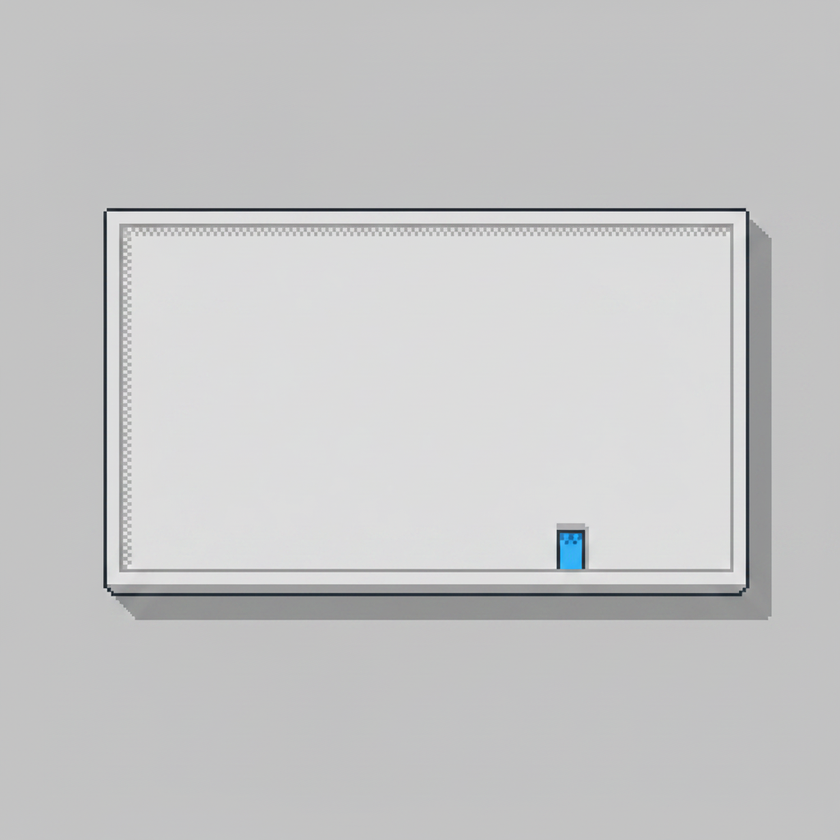
#> input picture resources/assets/buildings_topdown/中正圖書館.png, 840 x 840 px, shrunk from 1024 x 1024 before the run; its folder holds only this picture in this run
$ python trim_tiles.py
#> lines starting #> are read from the running program, lines starting #| are printed output that depends on the picture
#!/usr/bin/env python3
"""一次性前處理：把 resources/assets/buildings_topdown/ 內每張 PNG 的灰底
留白裁掉，並將裁切結果存到 resources/assets/buildings_topdown_trimmed/。

裁切後的 PNG 就是要匯入 Tiled 當作建築 tile 集合的素材。因為灰底已移除，
Tiled 裡看到的圖像正好就是建築的佔地範圍，畫布上對齊好的樣子就等同於
tiled_to_world.py 會貼到 worldmap.png 上的結果。

用法：
    python3 tools/trim_tiles.py
"""
from PIL import Image, ImageDraw
from pathlib import Path

ROOT = Path(__file__).resolve().parent.parent
SRC  = ROOT / "resources/assets/buildings_topdown"
DST  = ROOT / "resources/assets/buildings_topdown_trimmed"
TOL  = 35


def trim(src_path: Path) -> Image.Image:
    """裁掉單張 tile 的灰底並回傳裁切後的圖像。

    參數：
        src_path：來源 PNG 的路徑。
    回傳：
        去背並裁到前景外框的 RGBA Image；若全圖皆被去背則回傳原圖。

    做法：從四個角落以 floodfill 把灰底填成洋紅色哨兵值，再把該哨兵色
    轉成全透明，最後依前景外框 (getbbox) 裁切。
    """
    img = Image.open(src_path).convert("RGB").copy()
#> img is the input picture: PIL image 840x840 RGB; mean R, G, B 198.6, 198.8, 199.3
    w, h = img.size
#> w = 840; h = 840
    SENT = (255, 0, 255)
    for corner in [(0, 0), (w - 1, 0), (0, h - 1), (w - 1, h - 1)]:
        ImageDraw.floodfill(img, corner, SENT, thresh=TOL)
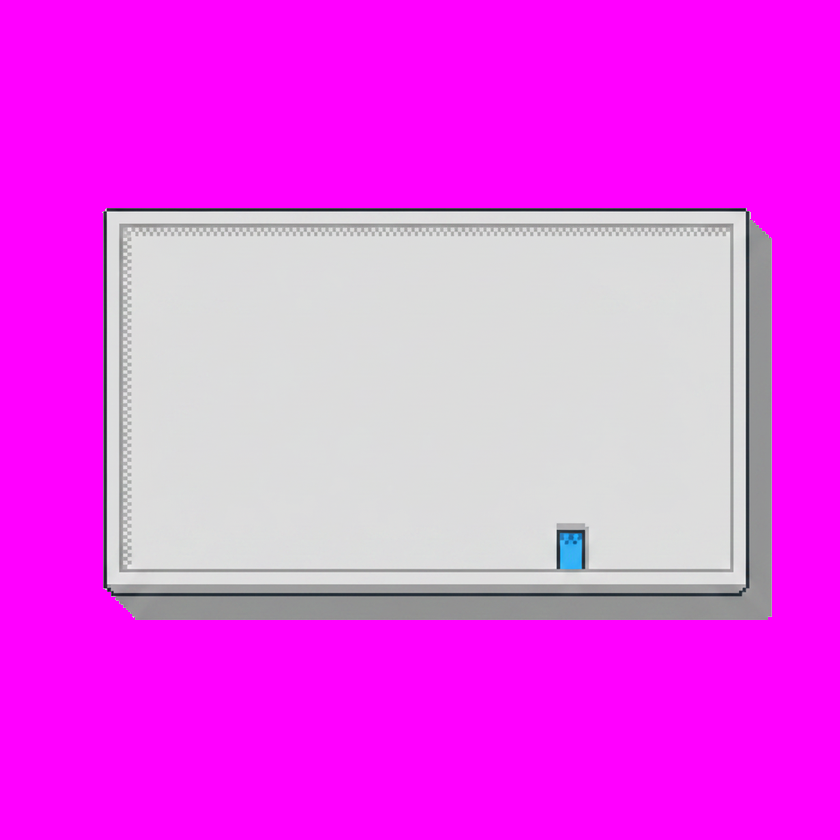
#> img: PIL image 840x840 RGB; mean R, G, B 235.7, 80.1, 236.2
    rgba = img.convert("RGBA")
    px = list(rgba.getdata())
#> px = 705600 items
    rgba.putdata([
        (255, 255, 255, 0) if (p[0] > 240 and p[1] < 40 and p[2] > 240) else p
        for p in px
    ])
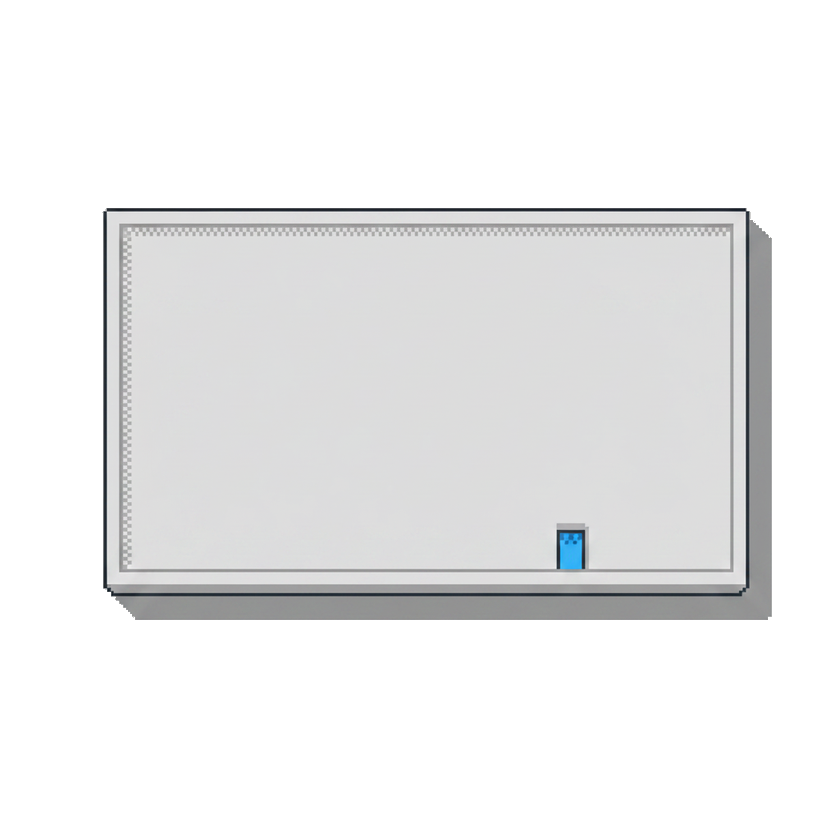
#> rgba: PIL image 840x840 RGBA; mean R, G, B, A 235.7, 235.9, 236.2, 99.2; transparent parts drawn white
    bbox = rgba.getbbox()
#> bbox = (102, 208, 772, 620)
    return rgba.crop(bbox) if bbox else rgba
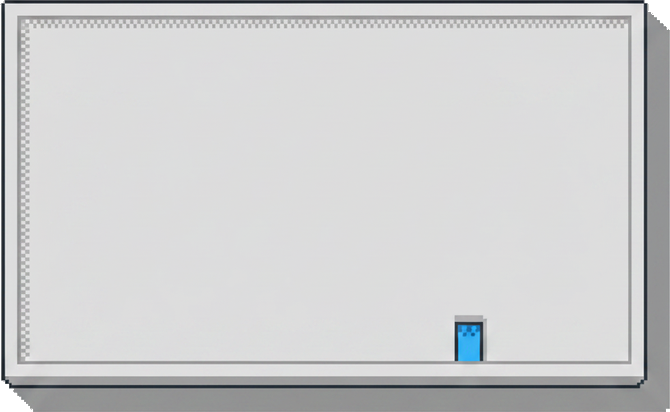
#> returned value: PIL image 670x412 RGBA; mean R, G, B, A 205.6, 206.2, 206.8, 253.7; transparent parts drawn white


def main():
    """主流程：批次裁切 SRC 內所有 PNG 並輸出到 DST。

    無參數、無回傳值。建立輸出資料夾，略過檔名含 _thumb 的縮圖，
    逐張裁切後存檔並印出尺寸，最後印出處理總數。
    """
    DST.mkdir(exist_ok=True)
    sources = sorted(p for p in SRC.glob("*.png") if "_thumb" not in p.name)
    for src in sources:
        out = DST / src.name
        trimmed = trim(src)
        trimmed.save(out)
        print(f"  {src.name}: -> {trimmed.size[0]}x{trimmed.size[1]}")
#|   中正圖書館.png: -> 670x412
    print(f"\n{len(sources)} tiles trimmed -> {DST.relative_to(ROOT)}")


if __name__ == "__main__":
    main()

$ run again, on resources/assets/buildings_topdown/商學院.png
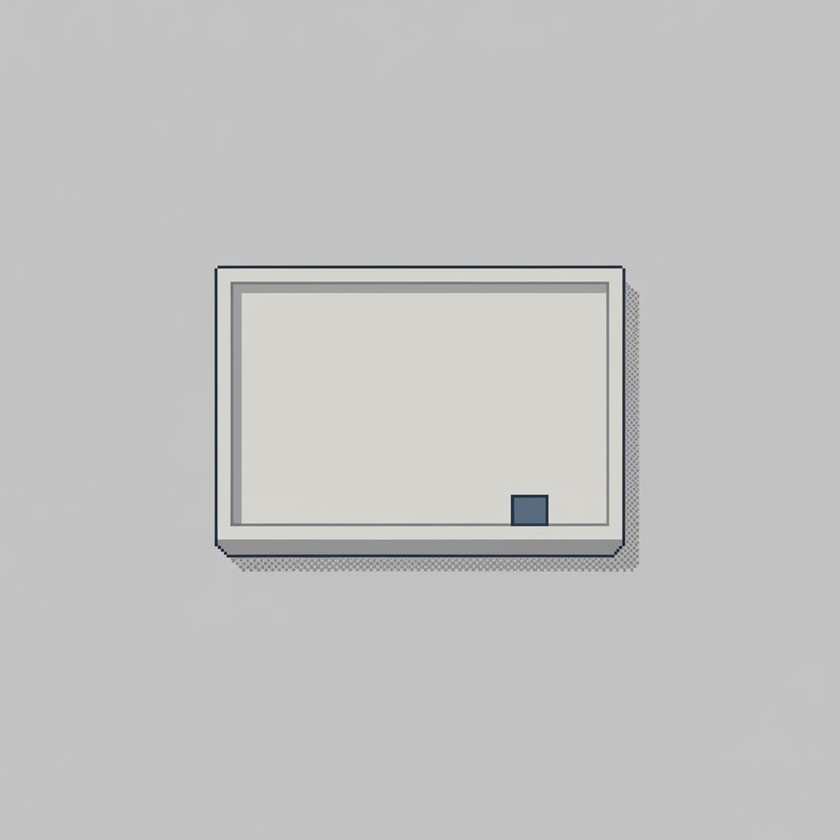
#> input picture resources/assets/buildings_topdown/商學院.png, 840 x 840 px, shrunk from 1024 x 1024 before the run
#> in trim, img is the input picture: PIL image 840x840 RGB; mean R, G, B 194.1, 194.1, 193.7
#> after the loop in trim, `for corner in [(0, 0), (w - 1, 0), (0, h - 1), (w - 1, h - 1)]:`:
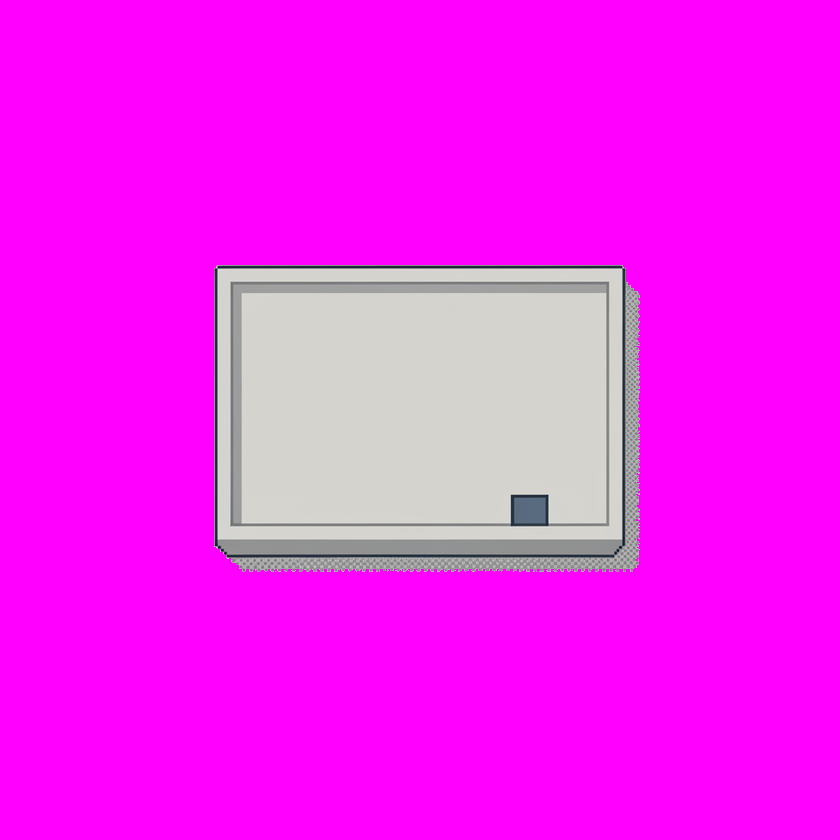
#> img: PIL image 840x840 RGB; mean R, G, B 243.9, 35.6, 243.2
#> px = 705600 items
#> bbox = (214, 265, 640, 572)
#> in trim, `return rgba.crop(bbox) if bbox else rgba`:
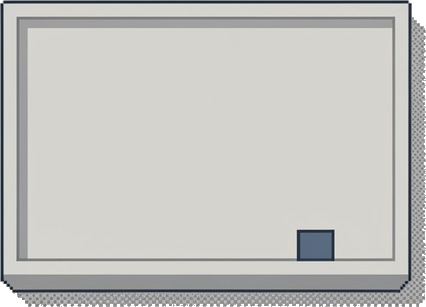
#> returned value: PIL image 426x307 RGBA; mean R, G, B, A 195.1, 194.9, 191.6, 251.9; transparent parts drawn white
#|   商學院.png: -> 426x307
